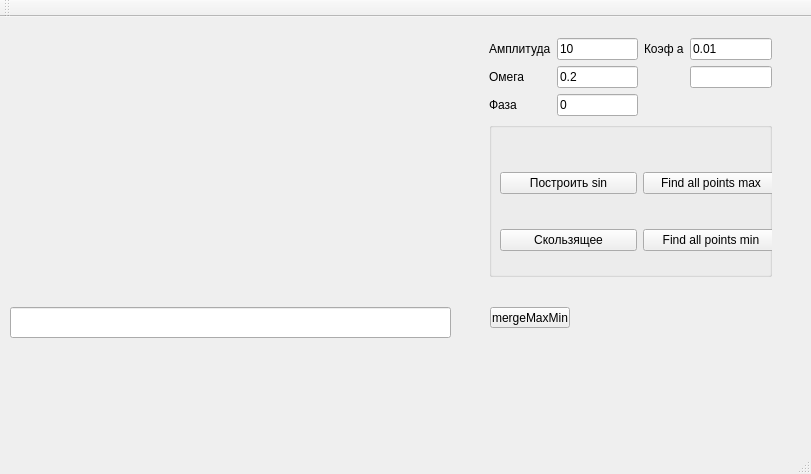
<?xml version="1.0" encoding="UTF-8"?>
<ui version="4.0">
 <class>cusplot</class>
 <widget class="QMainWindow" name="cusplot">
  <property name="geometry">
   <rect>
    <x>0</x>
    <y>0</y>
    <width>811</width>
    <height>474</height>
   </rect>
  </property>
  <property name="windowTitle">
   <string>cusplot</string>
  </property>
  <widget class="QWidget" name="centralWidget">
   <widget class="QWidget" name="gridLayoutWidget">
    <property name="geometry">
     <rect>
      <x>10</x>
      <y>10</y>
      <width>441</width>
      <height>261</height>
     </rect>
    </property>
    <layout class="QGridLayout" name="gridLayout_2"/>
   </widget>
   <widget class="QLineEdit" name="lineEdit">
    <property name="geometry">
     <rect>
      <x>10</x>
      <y>290</y>
      <width>441</width>
      <height>31</height>
     </rect>
    </property>
   </widget>
   <widget class="QWidget" name="gridLayoutWidget_2">
    <property name="geometry">
     <rect>
      <x>465</x>
      <y>10</y>
      <width>331</width>
      <height>261</height>
     </rect>
    </property>
    <layout class="QGridLayout" name="gridLayout">
     <item row="0" column="4">
      <widget class="QLineEdit" name="lineEdit_a">
       <property name="text">
        <string>0.01</string>
       </property>
      </widget>
     </item>
     <item row="1" column="3">
      <widget class="QLabel" name="label_6">
       <property name="text">
        <string/>
       </property>
      </widget>
     </item>
     <item row="2" column="2">
      <widget class="QLineEdit" name="lineEdit_f">
       <property name="text">
        <string>0</string>
       </property>
      </widget>
     </item>
     <item row="1" column="1">
      <widget class="QLabel" name="label_w">
       <property name="text">
        <string>Омега</string>
       </property>
      </widget>
     </item>
     <item row="0" column="2">
      <widget class="QLineEdit" name="lineEdit_A">
       <property name="text">
        <string>10</string>
       </property>
      </widget>
     </item>
     <item row="3" column="1" colspan="4">
      <widget class="QGroupBox" name="groupBox">
       <property name="title">
        <string/>
       </property>
       <widget class="QWidget" name="gridLayoutWidget_3">
        <property name="geometry">
         <rect>
          <x>0</x>
          <y>10</y>
          <width>301</width>
          <height>161</height>
         </rect>
        </property>
        <layout class="QGridLayout" name="gridLayout_3">
         <item row="0" column="1">
          <widget class="QPushButton" name="findAllMax">
           <property name="text">
            <string>Find all points max</string>
           </property>
          </widget>
         </item>
         <item row="1" column="0">
          <widget class="QPushButton" name="smoothButton">
           <property name="text">
            <string>Скользящее</string>
           </property>
          </widget>
         </item>
         <item row="0" column="0">
          <widget class="QPushButton" name="startButton">
           <property name="text">
            <string>Построить sin</string>
           </property>
          </widget>
         </item>
         <item row="1" column="1">
          <widget class="QPushButton" name="findAllMin">
           <property name="text">
            <string>Find all points min</string>
           </property>
          </widget>
         </item>
        </layout>
       </widget>
      </widget>
     </item>
     <item row="2" column="1">
      <widget class="QLabel" name="label_f">
       <property name="text">
        <string>Фаза</string>
       </property>
      </widget>
     </item>
     <item row="2" column="0">
      <spacer name="horizontalSpacer">
       <property name="orientation">
        <enum>Qt::Horizontal</enum>
       </property>
       <property name="sizeHint" stdset="0">
        <size>
         <width>40</width>
         <height>20</height>
        </size>
       </property>
      </spacer>
     </item>
     <item row="0" column="1">
      <widget class="QLabel" name="label_A">
       <property name="text">
        <string>Амплитуда</string>
       </property>
      </widget>
     </item>
     <item row="1" column="4">
      <widget class="QLineEdit" name="lineEdit_6"/>
     </item>
     <item row="0" column="3">
      <widget class="QLabel" name="label_5">
       <property name="text">
        <string>Коэф а</string>
       </property>
      </widget>
     </item>
     <item row="1" column="2">
      <widget class="QLineEdit" name="lineEdit_w">
       <property name="text">
        <string>0.2</string>
       </property>
      </widget>
     </item>
     <item row="1" column="5">
      <spacer name="horizontalSpacer_2">
       <property name="orientation">
        <enum>Qt::Horizontal</enum>
       </property>
       <property name="sizeHint" stdset="0">
        <size>
         <width>40</width>
         <height>20</height>
        </size>
       </property>
      </spacer>
     </item>
    </layout>
   </widget>
   <widget class="QPushButton" name="pushButton">
    <property name="geometry">
     <rect>
      <x>490</x>
      <y>290</y>
      <width>80</width>
      <height>21</height>
     </rect>
    </property>
    <property name="text">
     <string>mergeMaxMin</string>
    </property>
   </widget>
  </widget>
  <widget class="QMenuBar" name="menuBar">
   <property name="geometry">
    <rect>
     <x>0</x>
     <y>0</y>
     <width>811</width>
     <height>20</height>
    </rect>
   </property>
  </widget>
  <widget class="QToolBar" name="mainToolBar">
   <attribute name="toolBarArea">
    <enum>TopToolBarArea</enum>
   </attribute>
   <attribute name="toolBarBreak">
    <bool>false</bool>
   </attribute>
  </widget>
  <widget class="QStatusBar" name="statusBar"/>
 </widget>
 <layoutdefault spacing="6" margin="11"/>
 <resources/>
 <connections/>
</ui>
